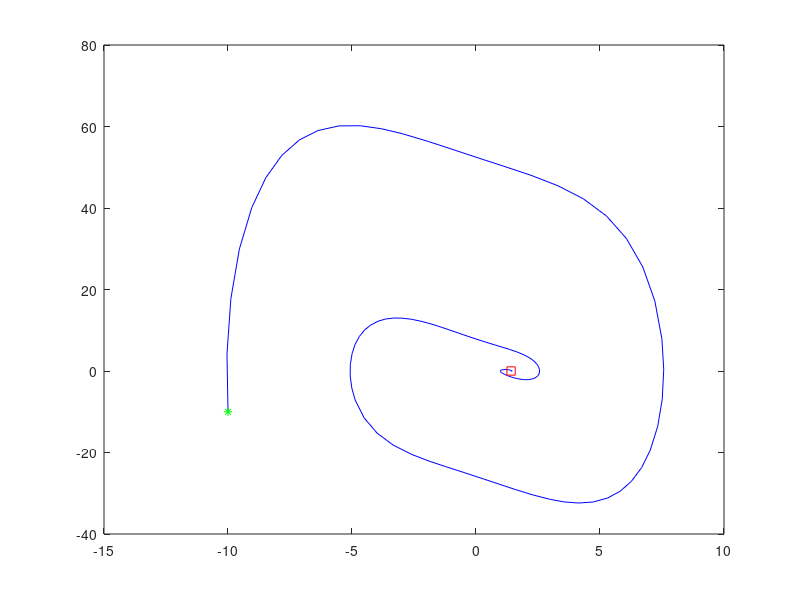

Here is the MATLAB script that generated this plot:
function duffing_control()
global alfa bata c
clc
close all

bata = 1;
alfa = -2;
c = 2;

%%%%alfa > 0, 1 eq , 1 stable
%%%%alfa < 0, 3 eq , 2 stable 1 unstable

xinitial = [-10;-10];
[tout,xout] = ode45(@Nonlin,[0 20],xinitial);
plot(xout(:,1),xout(:,2),'b-')
hold on
plot(xout(1,1),xout(1,2),'g*')
plot(xout(end,1),xout(end,2),'rs')

%figure()
%plot(tout,xout)

function dxdt = Nonlin(t,xvec)
global alfa bata c

x = xvec(1);
xdot = xvec(2);
kp = -20;
kd = -1;
u = kp*(x) + kd*(xdot);

xdbldot = -c*xdot - alfa*x - bata*x^3;

dxdt = [xdot;xdbldot];
